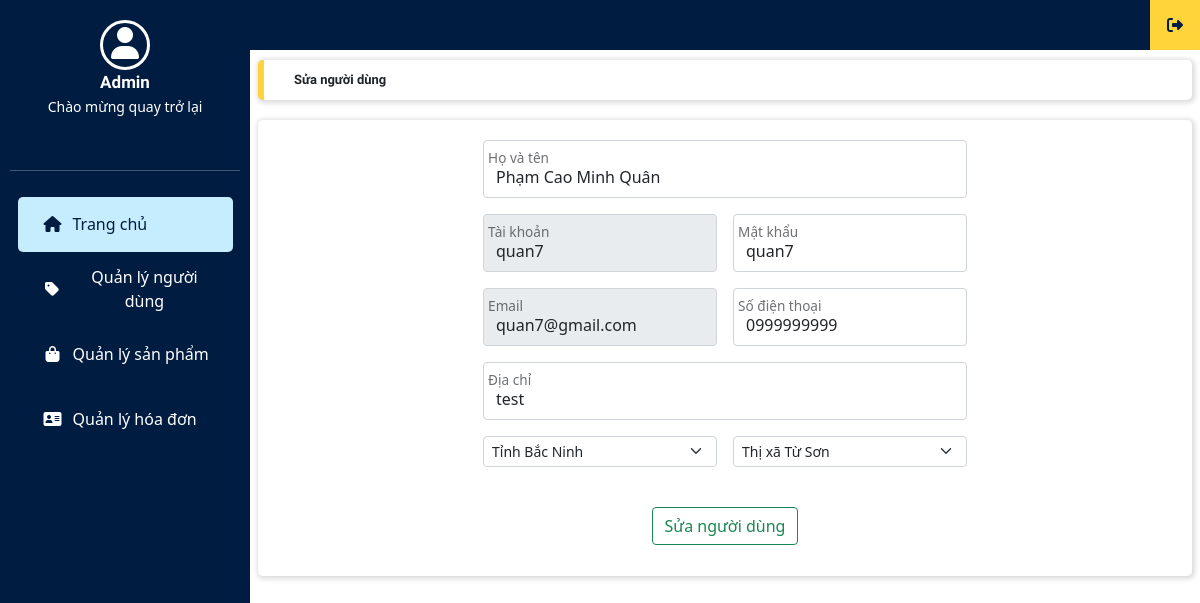
The page /quan_tri/index.php?thamso=sua_nguoi_dung&nguoi_dung_id=66 (signed in) on the database its author committed.
### tables this page shows
CREATE TABLE `nguoi_dung` (
  `nguoi_dung_id` int(11) NOT NULL,
  `tai_khoan` varchar(256) NOT NULL,
  `mat_khau` varchar(256) NOT NULL,
  `email` varchar(256) NOT NULL,
  `trang_thai` varchar(256) NOT NULL,
  `ho_ten` varchar(255) NOT NULL,
  `so_dien_thoai` varchar(10) NOT NULL,
  `dia_chi` mediumtext NOT NULL,
  `tinh_thanh` mediumtext NOT NULL,
  `quan_huyen` mediumtext NOT NULL
);

### quan_tri/chuc_nang/nguoi_dung/sua_nguoi_dung.php (the view, shortened to what this page needs)
<?php
	$nguoi_dung_id=$_GET['nguoi_dung_id'];
	$tv="select * from nguoi_dung where nguoi_dung_id='$nguoi_dung_id' ";
	$conn = new mysqli("localhost", "root", "", "ban_hang");
	$tv_1 = mysqli_query($conn, $tv);
	$tv_2 = mysqli_fetch_array($tv_1);
	$ho_ten=$tv_2['ho_ten'];
	$tai_khoan=$tv_2['tai_khoan'];
	$mat_khau=$tv_2['mat_khau'];
	$email=$tv_2['email'];
	$so_dien_thoai=$tv_2['so_dien_thoai'];
	$dia_chi=$tv_2['dia_chi'];
	$tinh_thanh=$tv_2['tinh_thanh'];
	$quan_huyen=$tv_2['quan_huyen'];
?>
<div class="content">
    <div class="row">
        <div class="title col-12 box_shadow">
            <b>Sửa người dùng</b>
        </div>
    </div>
    <div class="row main_frame box_card box_shadow">
        <div class="table-responsive-lg">
        <table class="table table-bordered">
            <form action="" method="post" class="width_form">
                <div class="row g-3 w">
                    <div class="col-12 form-floating">
                        <input type="text" value="<?php echo $ho_ten; ?>" name="ho_ten" class="form-control" placeholder="Họ và tên" required>
                        <label for="floatingInput">Họ và tên</label>
                    </div>
                    <div class="col-6 form-floating">
                        <input type="text" value="<?php echo $tai_khoan; ?>" name="tai_khoan" class="form-control" placeholder="Tên đăng nhập" required readonly>
                        <label for="floatingInput">Tài khoản</label>
                    </div>
                    <div class="col-6 form-floating">
                        <input type="text" value="<?php echo $mat_khau; ?>" name="mat_khau" class="form-control" placeholder="Mật khẩu" required>
                        <label for="floatingInput">Mật khẩu</label>
                    </div>
                    <div class="col-6 form-floating">
                        <input type="email" value="<?php echo $email; ?>" name="email" class="form-control" placeholder="Email" required readonly>
                        <label for="floatingInput">Email</label>
                    </div>
                    <div class="col-6 form-floating">
                        <input type="text" value="<?php echo $so_dien_thoai; ?>" name="so_dien_thoai" class="form-control" placeholder="Số điện thoại" required>
                        <label for="floatingInput">Số điện thoại</label>
                    </div>
                    <div class="col-12 form-floating">
                        <input type="text" value="<?php echo $dia_chi; ?>" name="dia_chi" class="form-control" placeholder="Địa chỉ" required>
                        <label for="floatingInput">Địa chỉ</label>
                    </div>
                    <div class="col-6">
                        <select name="tinh_thanh" class="form-select form-select-sm mb-3" id="city" aria-label=".form-select-sm" required>
                            <option  value="<?php echo $tinh_thanh; ?>" selected><?php echo $tinh_thanh; ?></option>
                        </select>
                    </div>
                    <div class="col-6">
                        <select name="quan_huyen" class="form-select form-select-sm mb-3" id="district" aria-label=".form-select-sm" required>
                            <option  value="<?php echo $quan_huyen; ?>" selected><?php echo $quan_huyen; ?></option>
                        </select>
                    </div>
                </div>
                <br>
                <button type="submit" name="bieu_mau_sua_nguoi_dung" class="btn btn-outline-success" onclick="return confirm('Bạn có chắc chắn muốn sửa người dùng này?')">Sửa người dùng</button>
            </form>
        </table>
        </div>
    </div>
</div>

### quan_tri/giao_dien/admin.css (style rules this page uses)
* { margin: 0; padding: 0; box-sizing: border-box; }
body { font-family: Roboto; background-color: #f5f5f5; }
.container, .row { padding: 0; margin: 0; }
.main_frame { padding: 20px 0 0 0; }
.content { margin-left: 250px; padding: 60px 20px 0px 20px; justify-content: center; }
.content .title { font-family: Roboto-Bold; font-size: 13px; background-color: #ffffff; border-radius: 5px; border-left: 6px solid #ffd43b; padding: 10px 30px; margin-bottom: 20px; }
.box_shadow { box-shadow: 1px 1px 5px 2px rgba(0, 0, 0, 0.14); }
.box_card { border-radius: 5px; margin-bottom: 20px; background-color: #ffffff; }
.table { margin-top: 15px; }
.table, td, th { border-collapse: collapse; border: 1px solid #c8c7c7; }
.title, tr { text-align: left; }
table { width: 98%; }
.main_frame { align-items: center; }
.w { width: 500px; }

### rows shown on the page
nguoi_dung: ho_ten "Phạm Cao Minh Quân", tai_khoan "quan7", mat_khau "quan7", email "quan7@gmail.com", so_dien_thoai "0999999999", dia_chi "test", tinh_thanh "Tỉnh Bắc Ninh", quan_huyen "Thị xã Từ Sơn"
